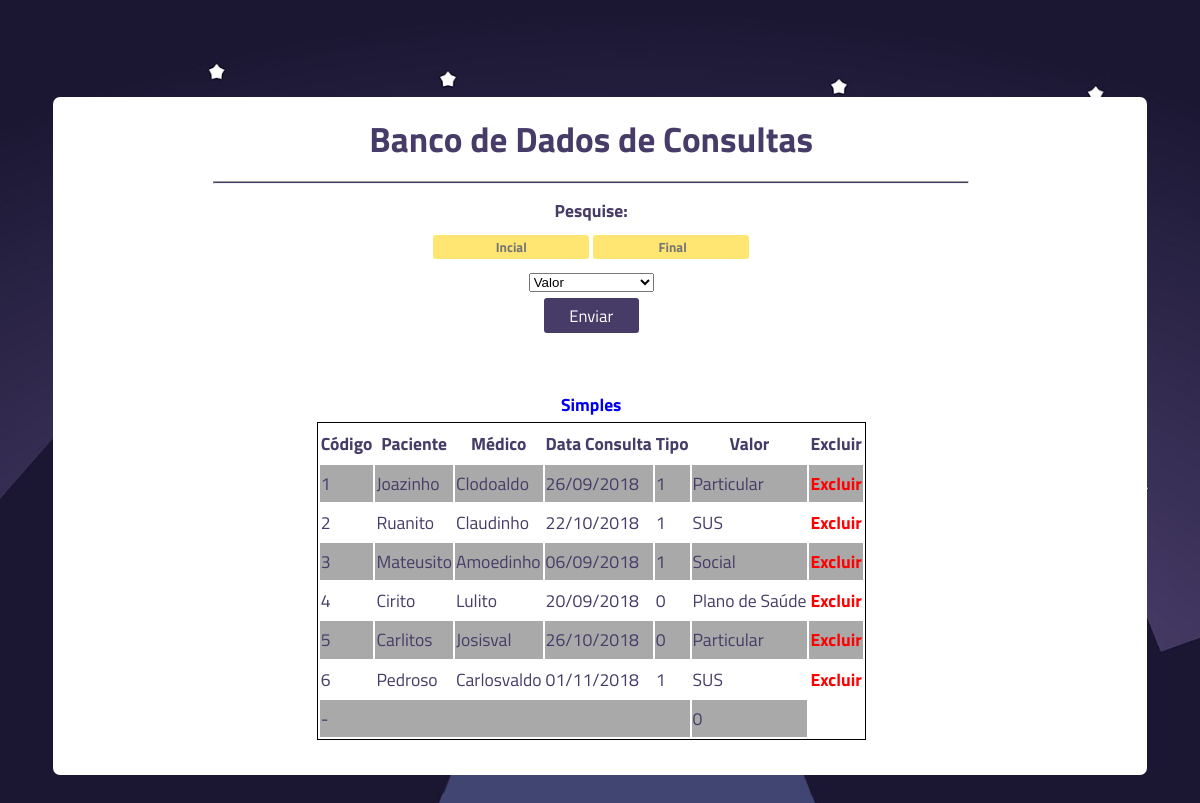
Page /RecuperacaoProva2/ConsultasA.php on the committed database.
### tables this page shows
create table consultas(
  codigo int primary key auto_increment,
  paciente varchar(150),
  medico varchar(150),
  dataConsulta date,
  medicamento boolean,
  tipoConsulta varchar(20),
  valorConsulta decimal(16, 2)
);

### RecuperacaoProva2/conf/conf.inc.php (called while the page is built, shortened)
<?php
  $tb_consulta = "Consultas";

### RecuperacaoProva2/ConsultasA.php (the view, shortened to what this page needs)
<!DOCTYPE html>
<?php
    include 'connect/connect.php';
    $busca = isset($_POST['busca'])?$_POST['busca']:"";
    $busca2 = isset($_POST['busca2'])?$_POST['busca2']:"";
    $botao = isset($_POST['botao'])?$_POST['botao']:0;
    $soma = 0;
?>
<html>
<head>
	<link rel="stylesheet" type="text/css" href="_css/estilo.css">
</head>
<body>
	<center>
		<div class="php">
      <h1>Banco de Dados de Consultas</h1>
      <hr>
      <form method="post">
        <label for="busca">Pesquise:</label><br>
        <input type="text" name="busca" value="<?php echo $busca ?>" placeholder="Incial">
        <input type="text" name="busca2" value="<?php echo $busca2 ?>" placeholder=" Final"><br>
        <select class="" name="botao">
          <option value="valor" <?php if ($botao == 'valor'): echo "selected"; ?><?php endif; ?>>Valor</option>
        </select><br>
        <input type="submit" name="" value="Enviar" class="button">
      </form>
      <table>
        <tr>
          <th>Código</th>
          <th>Paciente</th>
          <th>Médico</th>
          <th>Data Consulta</th>
          <th>Tipo</th>
          <th>Valor</th>
          <th>Excluir</th>
        </tr>
    <?php
    if ($busca == '') {
        $sql = 'SELECT * FROM '. $tb_consulta;
    }
        $resultado = mysqli_query($conexao, $sql);
        while ($row = mysqli_fetch_array($resultado)) {
            $soma += $row[5];
            echo "<tr><td>".$row[0]."</td><td>". $row[1] ."</td><td>".$row[2]."</td><td>".date('d/m/Y', strtotime($row[3]))."</td><td>".$row[4]."</td><td>".$row[5]."</td><td><a href =javascript:excluirRegistro('acao.php?acao=excluir&codigo=$row[0]&tabela=$tb_consulta&pagina=ConsultasA.php') class = 'errado'>Excluir</a></td></tr>";
        }
       ?>
       <tr>
         <td colspan="5">-</td>
         <td><?php echo "$soma";?></td>
       </tr>
       <a href="Consultas.php">Simples</a>
		</div>
	</center>
</body>
</html>

### RecuperacaoProva2/_css/estilo.css (style rules this page uses)
body { background-image: url(../img/space1.jpg); background-repeat: no-repeat; background-size: cover; background-attachment: fixed; font-family: 'Titillium Web'; margin: 0; color: #473C67; font-size: 110%; }
hr { background-color: #493E69; height: 1px; width: 70%; }
.php { padding: 0.1em 1em 2em 0em; margin: 5.5em 3em; min-width: 60%; height: 60%; background-color: white; line-height: 200%; border-radius: 0.4em; }
.button { font-family: 'Titillium Web'; background-color: #473C67; font-weight: normal; color: white; border-radius: 3px; width: 95px; height: 35px; font-size: 95%; text-align: center; margin-bottom: 5%; box-shadow: none; border-color: transparent; }
label { font-weight: bolder; }
input { border-color: transparent; border-radius: 3px; border-width: 0.1px; text-align: center; background-color: #FFE672; color: white; font-family: 'Titillium Web'; font-weight: bold; color: #1B1732; }
.errado { color: red; }
a { text-decoration: none; font-weight: bolder; }

### RecuperacaoProva2/ConsultasA.php (style rules this page uses)
table { border: 1px solid black; }
tr:nth-child(even) { background-color: darkgray; }

### rows in the picture
consultas: codigo "1", paciente "Joazinho", medico "Clodoaldo", dataConsulta "26/09/2018", medicamento "1", tipoConsulta "Particular"
consultas: codigo "2", paciente "Ruanito", medico "Claudinho", dataConsulta "22/10/2018", medicamento "1", tipoConsulta "SUS"
consultas: codigo "3", paciente "Mateusito", medico "Amoedinho", dataConsulta "06/09/2018", medicamento "1", tipoConsulta "Social"
consultas: codigo "4", paciente "Cirito", medico "Lulito", dataConsulta "20/09/2018", medicamento "0", tipoConsulta "Plano de Saúde"
consultas: codigo "5", paciente "Carlitos", medico "Josisval", dataConsulta "26/10/2018", medicamento "0", tipoConsulta "Particular"
consultas: codigo "6", paciente "Pedroso", medico "Carlosvaldo", dataConsulta "01/11/2018", medicamento "1", tipoConsulta "SUS"

### other values in the picture
$soma "0"
